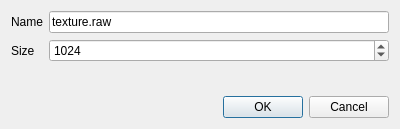
<?xml version="1.0" encoding="UTF-8"?>
<ui version="4.0">
 <class>CreateTextureDialog</class>
 <widget class="QDialog" name="CreateTextureDialog">
  <property name="geometry">
   <rect>
    <x>0</x>
    <y>0</y>
    <width>400</width>
    <height>129</height>
   </rect>
  </property>
  <property name="windowTitle">
   <string>Create texture</string>
  </property>
  <layout class="QVBoxLayout" name="verticalLayout">
   <item>
    <layout class="QFormLayout" name="formLayout">
     <property name="fieldGrowthPolicy">
      <enum>QFormLayout::AllNonFixedFieldsGrow</enum>
     </property>
     <item row="0" column="0">
      <widget class="QLabel" name="label_3">
       <property name="text">
        <string>Name</string>
       </property>
      </widget>
     </item>
     <item row="0" column="1">
      <widget class="QLineEdit" name="nameInput">
       <property name="text">
        <string>texture.raw</string>
       </property>
      </widget>
     </item>
     <item row="1" column="0">
      <widget class="QLabel" name="label">
       <property name="text">
        <string>Size</string>
       </property>
      </widget>
     </item>
     <item row="1" column="1">
      <widget class="QSpinBox" name="sizeInput">
       <property name="minimum">
        <number>1</number>
       </property>
       <property name="maximum">
        <number>4096</number>
       </property>
       <property name="value">
        <number>1024</number>
       </property>
      </widget>
     </item>
    </layout>
   </item>
   <item>
    <widget class="QDialogButtonBox" name="buttonBox">
     <property name="orientation">
      <enum>Qt::Horizontal</enum>
     </property>
     <property name="standardButtons">
      <set>QDialogButtonBox::Cancel|QDialogButtonBox::Ok</set>
     </property>
    </widget>
   </item>
  </layout>
 </widget>
 <resources/>
 <connections>
  <connection>
   <sender>buttonBox</sender>
   <signal>accepted()</signal>
   <receiver>CreateTextureDialog</receiver>
   <slot>accept()</slot>
   <hints>
    <hint type="sourcelabel">
     <x>248</x>
     <y>254</y>
    </hint>
    <hint type="destinationlabel">
     <x>157</x>
     <y>274</y>
    </hint>
   </hints>
  </connection>
  <connection>
   <sender>buttonBox</sender>
   <signal>rejected()</signal>
   <receiver>CreateTextureDialog</receiver>
   <slot>reject()</slot>
   <hints>
    <hint type="sourcelabel">
     <x>316</x>
     <y>260</y>
    </hint>
    <hint type="destinationlabel">
     <x>286</x>
     <y>274</y>
    </hint>
   </hints>
  </connection>
 </connections>
</ui>
